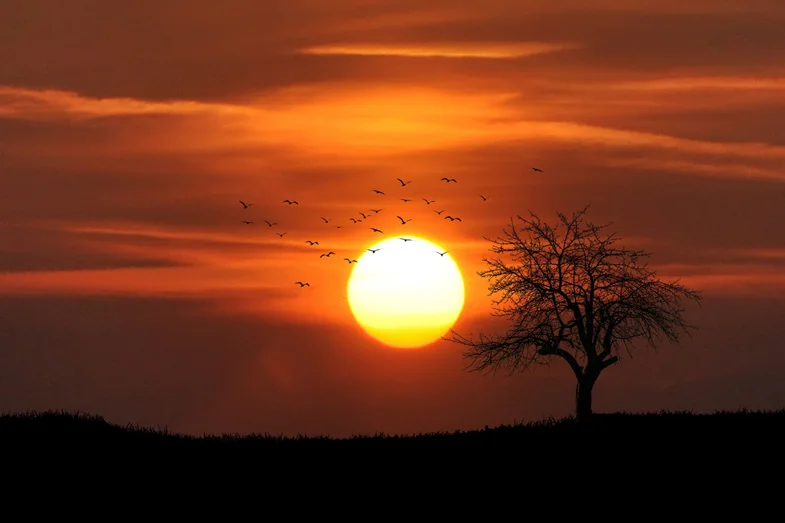
#> input picture media/rising_sun3.png, 785 x 523 px
$ python sun_replace.py
#> lines starting #> are read from the running program, lines starting #| are printed output that depends on the picture; after the words box and inside, x2 and y2 are one past the last pixel; in counts of white or black regions, pixels touching at a corner belong together
import cv2 as cv
import numpy as np
import matplotlib.pyplot as plt

img = cv.imread("media/rising_sun3.png")
#> img is the input picture: shape (523, 785, 3); mean B, G, R 26.7, 52.7, 112.3
ammar = cv.imread("media/ammar.png")
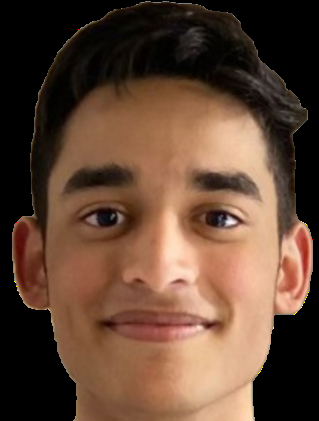
#> input picture media/ammar.png, 319 x 421 px
#> ammar is the input picture: shape (421, 319, 3); mean B, G, R 52.7, 69.6, 97.3
gray = cv.cvtColor(img, cv.COLOR_BGR2GRAY)
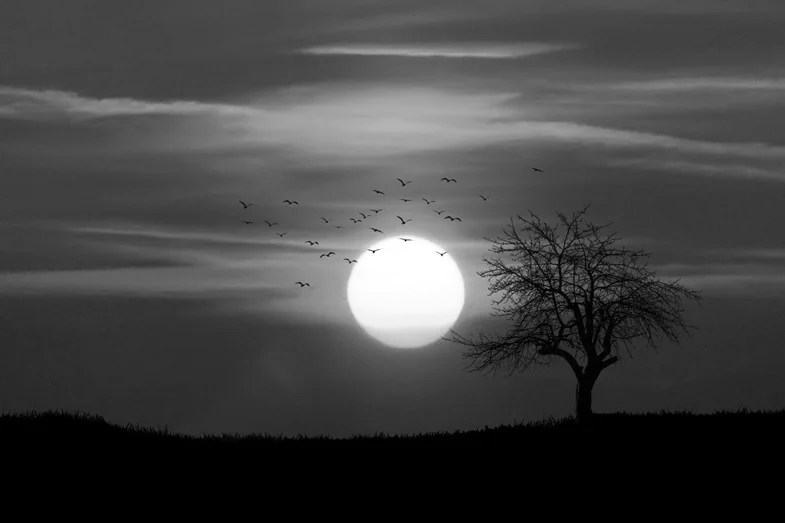
#> gray: shape (523, 785); min 0, max 255, mean 67.6

canvas = np.zeros(img.shape, dtype="uint8")

# https://docs.opencv.org/4.x/d7/d4d/tutorial_py_thresholding.html
_, thresh1 = cv.threshold(gray, 230, 255, cv.ADAPTIVE_THRESH_GAUSSIAN_C)
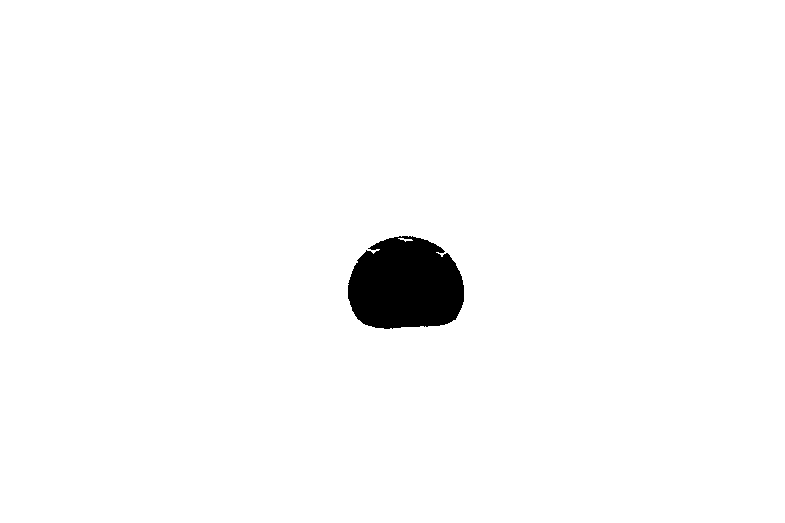
#> thresh1: shape (523, 785); 97.9% white; 1 black region, box (x1, y1, x2, y2) and area: (348, 236, 464, 329) 8657
thresh1 = cv.bitwise_not(thresh1)
#> thresh1: shape (523, 785); 2.1% white; 1 white region

# All countours
contours, _ = cv.findContours(thresh1, cv.RETR_TREE, cv.CHAIN_APPROX_SIMPLE)
#> contours = 2 contours; box (x1, y1, x2, y2) and area: (348, 236, 464, 329) 8505, (397, 237, 414, 243) 43

# cv.drawContours(canvas, contours, -1, (0, 0, 255), thickness=1)

# https://stackoverflow.com/questions/44588279/find-and-draw-the-largest-contour-in-opencv-on-a-specific-color-python
c = max(contours, key=cv.contourArea)
#> c = contour of 189 points, box (x1, y1, x2, y2) (348, 236, 464, 329), area 8505
x, y, w, h = cv.boundingRect(c)
#> x = 348; y = 236; w = 116; h = 93

new_ammar_w = w
#> new_ammar_w = 116
new_ammar_h = int(ammar.shape[0]*w/ammar.shape[1])
#> new_ammar_h = 153
offset = (new_ammar_h-h)//2  # Assumes sun will usually be square shape => height of ammar.png will be larger than height of sun
#> offset = 30

resize_ammar = cv.resize(ammar, (new_ammar_w, new_ammar_h), interpolation=cv.INTER_AREA)
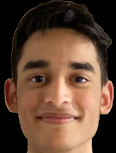
#> resize_ammar: shape (153, 116, 3); mean B, G, R 52.7, 69.6, 97.3

iimg = img.copy()
canvas[y-offset:y-offset+new_ammar_h, x:x+w] = resize_ammar
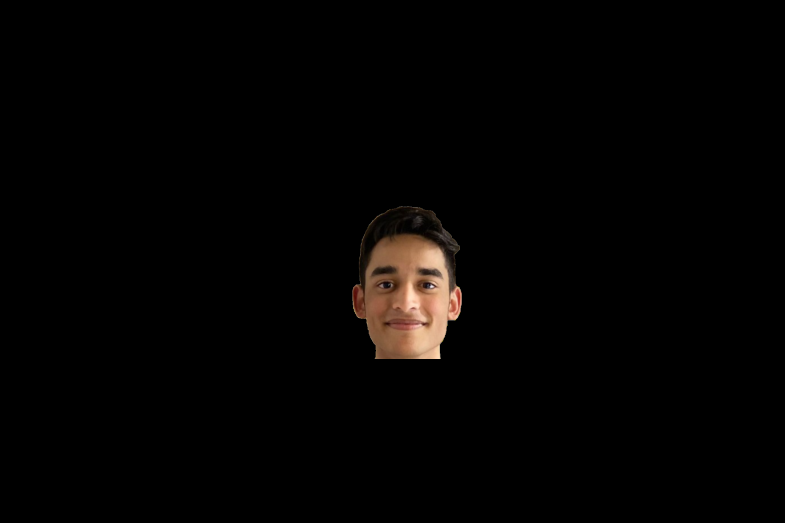
#> canvas: shape (523, 785, 3); mean B, G, R 2.3, 3, 4.2
cv.imshow("iimg", canvas)

for i, row in enumerate(img[y-offset:y-offset+new_ammar_h], start=y-offset):
    for j, col in enumerate(row[x:x+w], start=x):
        img[i][j] = canvas[i][j] if canvas[i][j].any() else img[i][j]
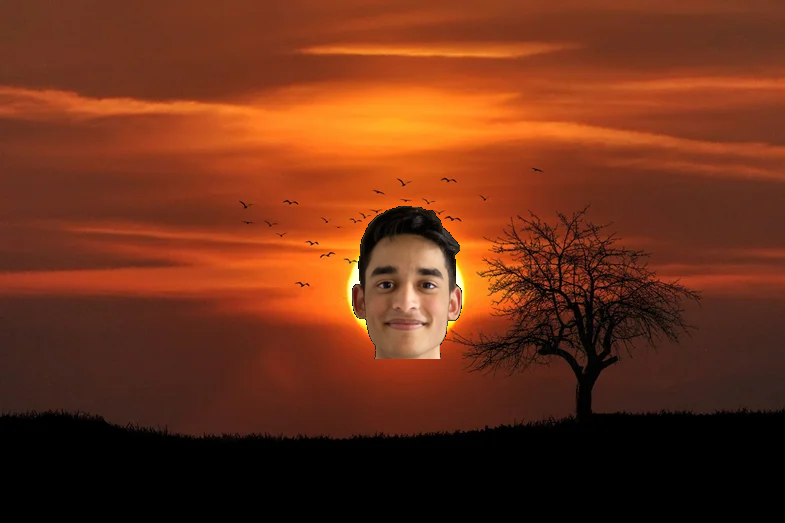
#> img: shape (523, 785, 3); 3.24% of pixels changed, all inside (x1, y1, x2, y2) = (352, 206, 462, 359)

cv.imshow("img", img)

# [10 lines of commented-out code are left out]

cv.imshow("sun", img)
# cv.imshow("thresholded", thresh1)
# cv.imshow("contour", canvas)
# cv.imshow("final", final)

cv.waitKey(0)
cv.destroyAllWindows()
